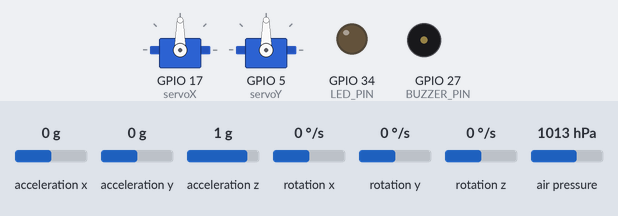
The sketch below on a simulated ESP32. On the bench: 2 × servo, output pins drawn as LEDs (lit = HIGH), buzzer (waves = sounding). Inputs (shaded band) come from the test bench; at power-on: acceleration x 0 g, acceleration y 0 g, acceleration z 1 g, rotation x 0 °/s, rotation y 0 °/s, rotation z 0 °/s, air pressure 1013 hPa. Storage starts empty; what the sketch prints to the serial monitor is not drawn.

Above: at 0.1 s.
At 5.1 s:
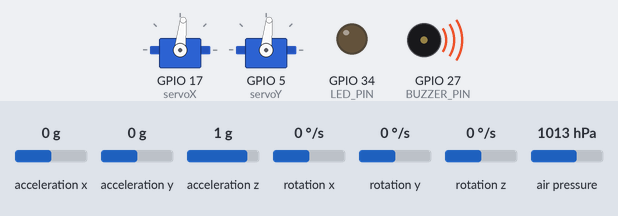
Timing chart, 0 to 7.5 s (numbered marks = the images above):
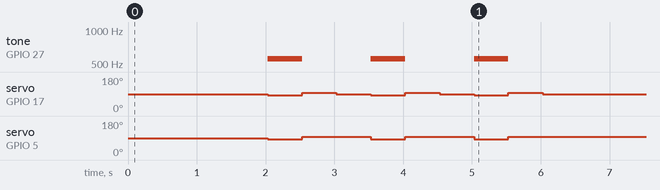

The sketch:

kalmanwstarup7.4.ino
```cpp
#include <Wire.h>
#include <MPU6050.h>
#include <ESP32Servo.h>
#include <SPI.h>
#include <SD.h>
#include <Adafruit_Sensor.h>
#include <Adafruit_BMP085_U.h> // Korrektur hier
#include <esp_now.h>
#include <WiFi.h>

#define BUZZER_PIN 27
#define CS_PIN 15
#define MOSI_PIN 23
#define CLK_PIN 18
#define MISO_PIN 19
#define LED_PIN 34  // LED auf Pin D18

// Empfänger-MAC-Adresse
uint8_t receiverMac[] = {0xD0, 0xEF, 0x76, 0xEF, 0xCC, 0x64};
int counter = 0; //sendecode

MPU6050 mpu;
Servo servoX; // Servo für X-Achse (Pin 17)
Servo servoY; // Servo für Y-Achse (Pin 5)

// BMP180 Initialisierung
Adafruit_BMP085_Unified bmp = Adafruit_BMP085_Unified(); // Korrektur hier

float Q_angle = 0.001;  // Prozessrauschen (Q-Winkel)
float Q_bias = 0.003;   // Prozessrauschen (Q-Bias)
float R_measure = 0.03; // Messrauschen (R-Messung)

float angleX = 0, biasX = 0, rateX = 0;
float angleY = 0, biasY = 0, rateY = 0;

float P[2][2] = {{0, 0}, {0, 0}}; // Fehler-Kovarianzmatrix für X
float P_Y[2][2] = {{0, 0}, {0, 0}}; // Fehler-Kovarianzmatrix für Y

unsigned long lastTime;
unsigned long startTime;
unsigned long previousMillis = 0;
const long interval = 25; // 25 ms -> 40 mal pro Sekunde
File logFile;

bool rocketLaunched = false;  // Variable, um den Raketenstart zu verfolgen
unsigned long launchTime; // Zeit, zu der die Rakete abgehoben ist

// Hinzufügen von Variablen für Servo-Positionen
int servoXPos = 90; // Standardposition für Servo X
int servoYPos = 90; // Standardposition für Servo Y

void setup() {

    //ESPNOWTEST
    // WiFi in den Modus für ESP-NOW setzen
  WiFi.mode(WIFI_STA);
  // ESP-NOW initialisieren
  if (esp_now_init() != ESP_OK) {
    Serial.println("ESP-NOW Initialisierung fehlgeschlagen");
    return;
  }
    // Empfänger als Peer hinzufügen
  esp_now_peer_info_t peerInfo;
  memcpy(peerInfo.peer_addr, receiverMac, 6);
  peerInfo.channel = 0;
  peerInfo.encrypt = false;

  if (esp_now_add_peer(&peerInfo) != ESP_OK) {
    Serial.println("Empfänger konnte nicht hinzugefügt werden");
    return;
  }

  Serial.begin(115200);

  // I2C Initialisierung
  Wire.begin();

  char message[32];
  sprintf(message, "Rakete Startbereit");

  // Nachricht senden
  esp_now_send(receiverMac, (uint8_t *)message, strlen(message));


  // MPU6050 Initialisierung
  mpu.initialize();
  if (!mpu.testConnection()) {
    Serial.println("MPU6050 nicht gefunden!");
    while (1);
  }

  // BMP180 Initialisierung
  if (!bmp.begin()) { // Korrektur hier
    Serial.println("BMP180 nicht gefunden!");
    while (1);
  }

  // SPI mit den richtigen Pins initialisieren
  SPI.begin(CLK_PIN, MISO_PIN, MOSI_PIN, CS_PIN);

  // SD-Karte initialisieren
  if (!SD.begin(CS_PIN)) {
    Serial.println("SD-Karte konnte nicht initialisiert werden!");
    return;
  }

  logFile = SD.open("/sensor_data.txt", FILE_WRITE);
  if (!logFile) {
    Serial.println("Konnte sensor_data.txt nicht öffnen!");
    return;
  }
  logFile.println("Zeit, WinkelX, WinkelY, ServoX, ServoY, Luftdruck");
  logFile.close();

  // Buzzer initialisieren
  pinMode(BUZZER_PIN, OUTPUT);

  // LED Pin initialisieren
  pinMode(LED_PIN, OUTPUT);
  digitalWrite(LED_PIN, LOW); // LED zu Beginn ausschalten

  // Servos initialisieren
  servoX.attach(17); // Servo auf Pin 17
  servoY.attach(5);  // Servo auf Pin 5

  // Setze Servos auf die neutrale Position
  servoX.write(servoXPos);
  servoY.write(servoYPos);
  delay(1000); // Kurze Pause, um die Position zu stabilisieren

  // Startzeit für Logging
  startTime = millis();

  // Eine kurze Pause vor dem Abspielen der Töne
  delay(1000);

  // Töne abspielen und Servos bewegen
  playMelody();

  lastTime = micros(); // Startzeit für die Gyro-Integration
}

void loop() {

  char message[32];
  sprintf(message, "Hallo %d", counter);

  // Nachricht senden
  esp_now_send(receiverMac, (uint8_t *)message, strlen(message));

  counter++;  // Zähler erhöhen

  delay(100);  // 10 Nachrichten pro Sekunde

  unsigned long currentMillis = millis();

  // Alle 25 ms (40 mal pro Sekunde)
  if (currentMillis - previousMillis >= interval) {
    previousMillis = currentMillis;

    // Gyroskop- und Beschleunigungsdaten lesen
    int16_t rawAccelX, rawAccelY, rawAccelZ;
    int16_t rawGyroX, rawGyroY, rawGyroZ;

    mpu.getAcceleration(&rawAccelX, &rawAccelY, &rawAccelZ);
    mpu.getRotation(&rawGyroX, &rawGyroY, &rawGyroZ);

    // Umwandeln der rohen Sensordaten in "echte" Werte
    float accelX = rawAccelX / 16384.0; // 1g = 16384 LSB für den MPU6050
    float accelY = rawAccelY / 16384.0;
    float accelZ = rawAccelZ / 16384.0;

    float gyroX = rawGyroX / 131.0; // Gyro-Werte in Grad/s umwandeln
    float gyroY = rawGyroY / 131.0;

    // Zeit berechnen (in Sekunden) seit letztem Update
    unsigned long dt = micros() - lastTime;
    lastTime = micros();

    // Berechne die Neigung (Roll/Pitch) aus den Beschleunigungswerten
    float accelAngleX = atan2(accelY, accelZ) * 180 / PI;
    float accelAngleY = atan2(-accelX, accelZ) * 180 / PI;

    // Kalman-Filter anwenden
    angleX = kalmanFilter(accelAngleX, gyroX, &biasX, &P[0][0], dt / 1000000.0);
    angleY = kalmanFilter(accelAngleY, gyroY, &biasY, &P_Y[0][0], dt / 1000000.0);

    // Check if the rocket has launched (acceleration on Z-axis > threshold)
    if (!rocketLaunched && accelZ > 1.5) {  // Threshold value for launch detection
      rocketLaunched = true;
      launchTime = millis(); // Startzeit speichern
      digitalWrite(LED_PIN, HIGH); // LED einschalten
      Serial.println("Rakete hat abgehoben!");
    }

    // Servo-Positionen berechnen, nur wenn 0.5 Sekunden nach dem Abheben vergangen sind
    if (rocketLaunched && (millis() - launchTime > 500)) {
      // Servo-Positionen berechnen
      servoXPos = map(angleX, -6, 6, 60, 120);
      servoYPos = map(angleY, -6, 6, 60, 120);

      servoXPos = constrain(servoXPos, 60, 120);
      servoYPos = constrain(servoYPos, 60, 120);

      // Servos bewegen
      servoX.write(servoXPos);
      servoY.write(servoYPos);
    }

    // Luftdruck lesen
    float pressure;
    sensors_event_t event;
    bmp.getEvent(&event);
    if (event.pressure) {
      pressure = event.pressure; // Druck in hPa
    } else {
      pressure = 0; // Falls der Druck nicht gelesen werden kann
    }

    // Daten in die Datei schreiben
    logFile = SD.open("/sensor_data.txt", FILE_APPEND);
    if (logFile) {
      logFile.print(millis() - startTime);
      logFile.print(", ");
      logFile.print(angleX);
      logFile.print(", ");
      logFile.print(angleY);
      logFile.print(", ");
      logFile.print(servoXPos); // Verwendung der deklarierten Variablen
      logFile.print(", ");
      logFile.print(servoYPos); // Verwendung der deklarierten Variablen
      logFile.print(", ");
      logFile.println(pressure);
      logFile.close();
    }

    // Ausgabe auf der seriellen Konsole
    Serial.print("Zeit: "); Serial.print(millis() - startTime);
    Serial.print(", WinkelX: "); Serial.print(angleX);
    Serial.print(", WinkelY: "); Serial.print(angleY);
    Serial.print(", ServoX: "); Serial.print(servoXPos);
    Serial.print(", ServoY: "); Serial.print(servoYPos);
    Serial.print(", Luftdruck: "); Serial.println(pressure);
  }
}

// Kalman-Filter-Funktion für einen einzelnen Winkel
float kalmanFilter(float newAngle, float newRate, float *bias, float *P, float dt) {
  float rate = newRate - *bias;
  float angle = newAngle + dt * rate;

  P[0] += dt * (dt * P[1] - P[0] - P[1] + Q_angle);
  P[1] += -dt * P[1];
  P[1] += dt * Q_bias;

  float S = P[0] + R_measure;
  float K[2];
  K[0] = P[0] / S;
  K[1] = P[1] / S;

  float y = newAngle - angle;
  angle += K[0] * y;
  *bias += K[1] * y;

  float P00_temp = P[0];
  P[0] -= K[0] * P00_temp;
  P[0] -= K[1] * P[0];
  P[1] -= K[1] * P[1];

  return angle;
}

// Funktion zur Wiedergabe der Melodie und Servo-Bewegung
void playMelody() {
  int frequency = 554; // Frequenz für C#5

  for (int i = 0; i < 3; i++) {
    tone(BUZZER_PIN, frequency, 500); // 500ms für jeden Ton
    moveServosDuringBuzzer();
    delay(500); // kurze Pause zwischen den Tönen
  }

  delay(2000); // 2 Sekunden Pause nach den Tönen
}

// Funktion, um die Servos während des Buzzers zu bewegen
void moveServosDuringBuzzer() {
  // Servo X auf 6 Grad
  servoX.write(84); // 90 - 6
  servoY.write(84);
  delay(500);

  // Servo X auf -6 Grad
  servoX.write(96);
  servoY.write(96); // 90 + 6
  delay(500);

  // Zurück zur mittleren Position
  servoX.write(90);
}
```
